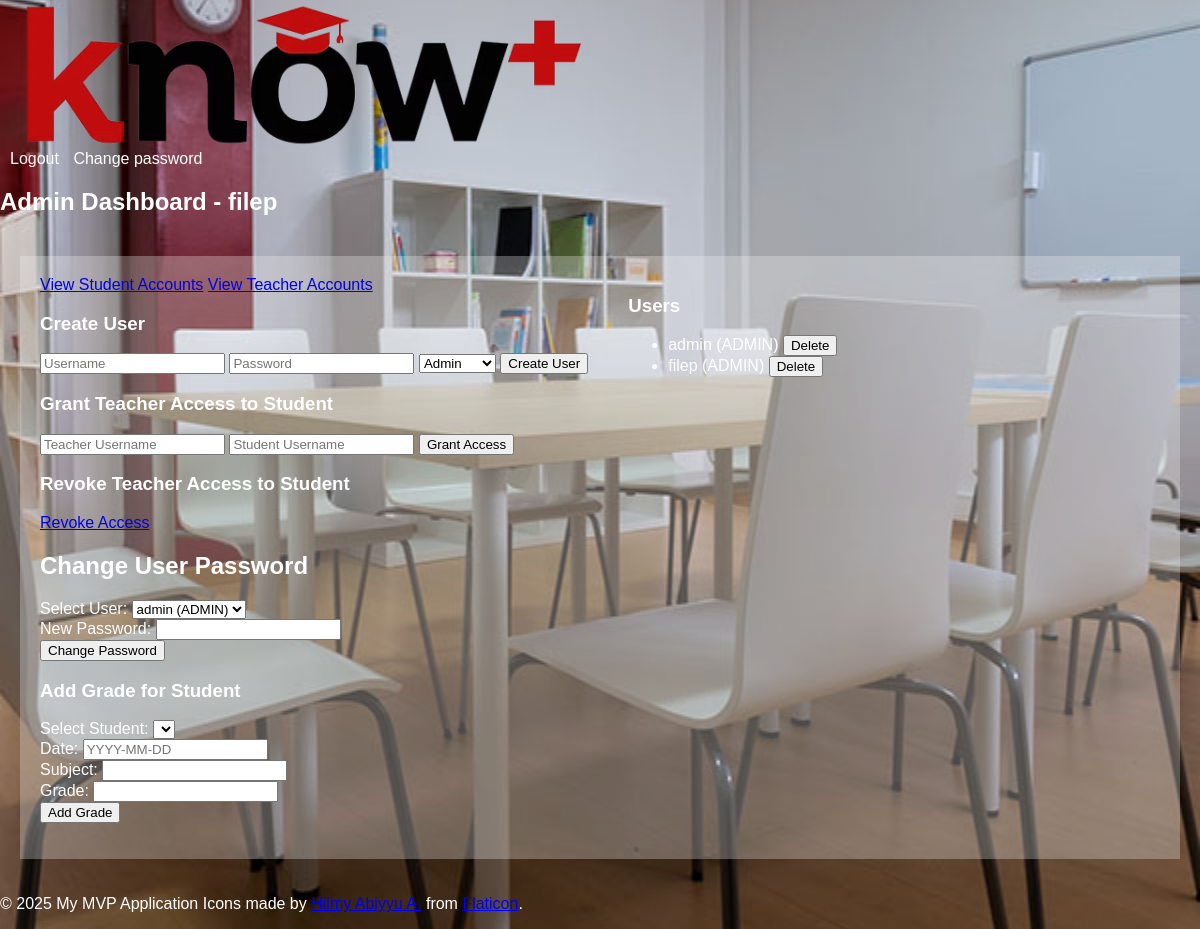
The app's page /admin (signed in) with its own data.
### models.py (models this page shows, shortened)
class User(db.Model, UserMixin):
    id = db.Column(db.Integer, primary_key=True)
    username = db.Column(db.String(80), unique=True, nullable=False)
    password_hash = db.Column(db.String(128))
    user_type = db.Column(db.Enum(UserType), nullable=False)  # Using UserType enum for role
    @property
    def is_authenticated(self):
        return True

### app.py (the view)
@app.route('/admin')
@login_required
def admin_home():
    print(f"Current user type: {current_user.user_type}")  # Temporary check
    if current_user.user_type != UserType.ADMIN:
        return 'Unauthorized', 403
    users = User.query.order_by(
        User.user_type.asc(),  # Sort by user_type (ADMIN, STUDENT, TEACHER)
        User.username.asc()  # Sort by username alphabetically within each user_type
    ).all()
    return render_template('admin_home.html', users=users)

### app.py (called while the page is built)
@login_manager.user_loader
def load_user(user_id):
    return User.query.get(int(user_id))  # Load from the unified User model

### templates/admin_home.html (shortened to what this page needs)
{% extends "base.html" %}
{% block content %}
<h2>Admin Dashboard - {{ current_user.username }}</h2>
<div class="container">
    <div class="left-column">
        <div class="d-grid gap-2 d-md-block">
            <a href="{{ url_for('view_students') }}" class="btn btn-primary">View Student Accounts</a>
            <a href="{{ url_for('view_teachers') }}" class="btn btn-primary">View Teacher Accounts</a>
        </div>
        <section>
            <h3>Create User</h3>
            <form action="{{ url_for('create_user') }}" method="post">
                <input type="text" name="username" placeholder="Username" required>
                <input type="password" name="password" placeholder="Password" required>
                <select name="user_type">
                    <option value="ADMIN">Admin</option>
                </select>
                <button type="submit">Create User</button>
            </form>
        </section>
        <section>
            <h3>Grant Teacher Access to Student</h3>
            <form action="{{ url_for('grant_access') }}" method="post">
                <input type="text" name="teacher_username" placeholder="Teacher Username" required>
                <input type="text" name="student_username" placeholder="Student Username" required>
                <button type="submit">Grant Access</button>
            </form>
        </section>
        <section>
            <h3>Revoke Teacher Access to Student</h3>
            <a href="{{ url_for('revoke_access_form') }}" class="btn btn-secondary">Revoke Access</a>
        </section>
        <section>
            <h2>Change User Password</h2>
            <form method="POST" action="{{ url_for('change_user_password') }}">
                <div>
                    <label for="user_id">Select User:</label>
                    <select name="user_id" id="user_id" required>
                        {% for user in users %}
                        <option value="{{ user.id }}">{{ user.username }} ({{ user.user_type.value }})</option>
                        {% endfor %}
                    </select>
                </div>
                <div>
                    <label for="new_password">New Password:</label>
                    <input type="password" name="new_password" id="new_password" required>
                </div>
                <button type="submit">Change Password</button>
            </form>
        </section>
        <section>
            <h3>Add Grade for Student</h3>
            <form method="POST" action="{{ url_for('add_grade') }}">
                <div>
                    <label for="student_id">Select Student:</label>
                    <select name="student_id" id="student_id" required>
                    </select>
                </div>
                <div>
                    <label for="date">Date:</label>
                    <input type="text" name="date" id="date" placeholder="YYYY-MM-DD" required>
                </div>
                <div>
                    <label for="subject">Subject:</label>
                    <input type="text" name="subject" id="subject" required>
                </div>
                <div>
                    <label for="grade">Grade:</label>
                    <input type="text" name="grade" id="grade" required>
                </div>
                <button type="submit">Add Grade</button>
            </form>
        </section>
    </div>
    <div class="right-column">
        <section>
            <h3>Users</h3>
            <ul>
                {% set grouped_users = users | sort(attribute='username') | groupby('user_type.value') %}
                {% for group in grouped_users %}
                {% for user in group.list %}
                <li>
                    {{ user.username }} ({{ user.user_type.value }})
                    <form action="{{ url_for('delete_user', user_id=user.id) }}" method="post" style="display: inline;"
                          onsubmit="return confirmDelete('{{ user.username }}');">
                        <button type="submit">Delete</button>
                    </form>
                </li>
                {% endfor %}
                {% endfor %}
            </ul>
        </section>
    </div>
</div>
{% endblock %}

### templates/base.html (shortened to what this page needs)
<!DOCTYPE html>
<html lang="en">
<head>
    <link rel="stylesheet" href="{{ url_for('static', filename='css/style.css') }}">
</head>
<body style="background-image: url('{{ url_for('static', filename='img/background.jpg') }}'); background-size: cover; background-repeat: no-repeat; background-attachment: fixed;">
<div id="header">
    <a href="/">
        <picture>
            <source srcset="{{ url_for('static', filename='img/logo.avif') }}" type="image/avif">
            <img src="{{ url_for('static', filename='img/logo.png') }}" alt="Your Logo" class="logo">
        </picture>
    </a>
    <div class="user-options">
        {% if current_user.is_authenticated %}
        <a href="{{ url_for('logout') }}">Logout</a>
        <a href="{{ url_for('change_password') }}">Change password</a>
        {% endif %}
    </div>
</div>
<div id="content">
    {% block content %}{% endblock %}
</div>
<footer>
    <p>&copy; 2025 My MVP Application
        Icons made by <a href="https://www.flaticon.com/free-icons/graduation-cap" title="graduation cap icons">Hilmy
            Abiyyu A.</a> from <a href="https://www.flaticon.com/" title="Flaticon">Flaticon</a>.
    </p>
</footer>
</body>
</html>

### static/css/style.css (style rules this page uses)
body { font-family: sans-serif; margin: 0; padding: 0; color: white; background-image: url('static/img/background.jpg'); background-size: cover; background-position: center; }
.logo { height: 150px; vertical-align: middle; margin-left: 20px; }
.user-options { margin-right: 20px; }
.user-options a { color: white; text-decoration: none; margin-left: 10px; }
.container { display: flex; padding: 20px; }
.left-column, .right-column { background-color: rgba(242, 242, 242, 0.3); padding: 20px; }
.left-column h2 { flex: 0 0 250px; }
.right-column { flex: 1; overflow-y: auto; }

### records on screen
User: username "filep", user_type.value "ADMIN"
User: username "admin", user_type.value "ADMIN"

### other values on screen
form field user_id "admin (ADMIN)"
